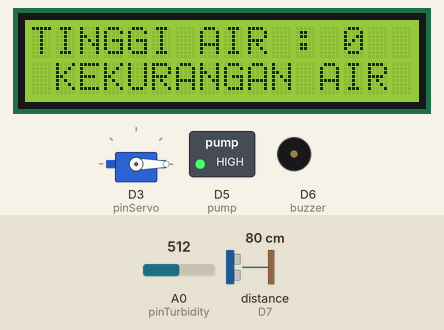
A sketch run on a simulated ESP8266 (NodeMCU). Shown: servo, 16×2 character LCD, switched loads named in the sketch (green lamp = pin HIGH), buzzer (waves = sounding, pin HIGH). Wiring (inferred from the names in the program): ultrasonic range finder: trigger D8; echo D7. Inputs (shaded band) come from the test bench; at power-on: A0 (pinTurbidity) = 512, distance to the obstacle (sensor on D7) 80 cm. The echo pulse lasts 58.3 µs per cm; WiFi joins after 1.5 s; servers stay silent unless stated; uploads are accepted with an empty reply; pins used as bus, display or sensor lines are not drawn; what the sketch prints to the serial monitor is not drawn.

Above: at 12.3 s.
12.4 s: A0 (pinTurbidity) set to 368
At 13.2 s:
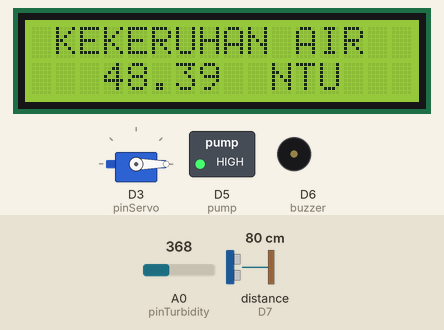
22.5 s: A0 (pinTurbidity) set to 344
At 27.1 s:
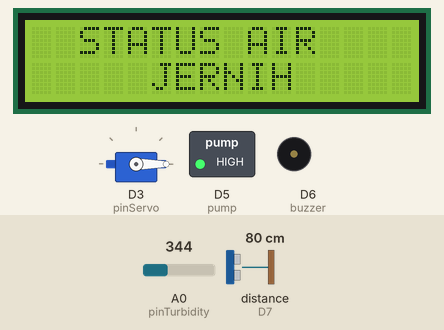
32.6 s: distance to the obstacle (sensor on D7) set to 2 cm
At 34.7 s:
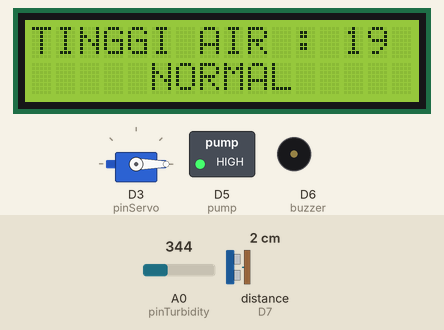
42.7 s: distance to the obstacle (sensor on D7) set to 4 cm
At 46.1 s:
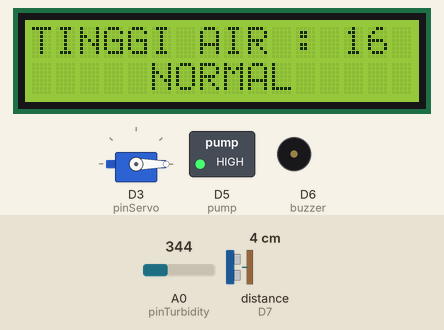
48.4 s: distance to the obstacle (sensor on D7) set to 9 cm
At 52.0 s:
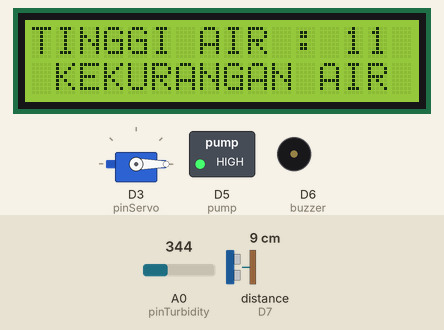
54.1 s: A0 (pinTurbidity) set to 306
At 59.0 s:
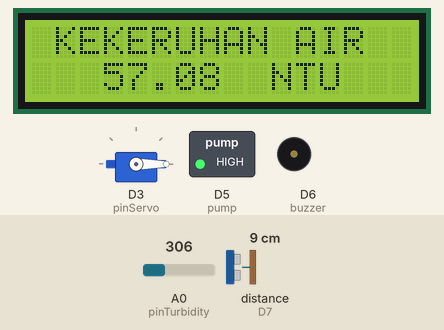
Timing chart, 0 to 60.5 s (numbered marks = the images above; inputs shaded):
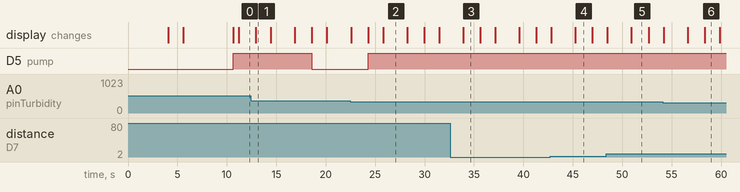

Measured:
- the behaviour switches between 357 and 356 on A0 (pinTurbidity) (found by bisection; images 1 and 2)
- after the input at 22.5 s, D5 (pump): goes on until 24.3 s, then stays HIGH
- after the input at 32.6 s, the display: changes after 1.3 s (image 3)
- after the input at 48.4 s, the display: first differs from a run without the input after 2.5 s (image 5)
- what the display in image 1 shows lasts 1.5 s, from 12.9 s to 14.4 s
- what the display in image 2 shows lasts 2.4 s, from 25.8 s to 28.2 s
- what the display in image 3 shows lasts 1.7 s, from 33.9 s to 35.6 s

The sketch:

aquarium.ino
```cpp
#include <Arduino.h>

// Wifi
#include <ESP8266WiFi.h>
#include <ESP8266WiFiMulti.h>
#include <ESP8266HTTPClient.h>

#define USE_SERIAL Serial
ESP8266WiFiMulti WiFiMulti;
WiFiClient client;
HTTPClient http;

//simple timer
#include <SimpleTimer.h>
SimpleTimer timerKuras;

//rtc
#include "RTClib.h"
RTC_DS3231 rtc;
char dataHari[7][12] = {"Minggu", "Senin", "Selasa", "Rabu", "Kamis", "Jumat", "Sabtu"};
String hari, waktu;
int tanggal, bulan, tahun;
String jam, menit, detik;

// lcd
#include <LiquidCrystal_I2C.h>
LiquidCrystal_I2C lcd(0x27, 16, 2);

// deklarasi pin Ultrasonik
#define airPinTrigger D8
#define airPinEcho D7

// servo
#include <Servo.h>
Servo servo;
#define pinServo D3

// turbidity
#define pinTurbidity A0
float voltage, kekeruhan;

// pump
#define pump D5
#define buzzer D6

#define relay_on LOW
#define relay_off HIGH

boolean flag = false, jadwal1 = false, jadwal2 = false, jadwal3 = false;;

// URL WEB IOT
String host = "http://aquarium.sewadomain.my.id/api";
String urlSimpan = host + "/sensor?kekeruhan=";
String urlGetSetting = host + "/setting";

String respon, jadwalPakan;

int tinggiAquarium = 20, tinggiAir = 0;

void setup() {
  // put your setup code here, to run once:
  Serial.begin(115200);   //Komunikasi baud rate
  USE_SERIAL.begin(115200);
  USE_SERIAL.setDebugOutput(false);

  for(uint8_t t = 4; t > 0; t--) {
      USE_SERIAL.printf("[SETUP] Tunggu %d...\n", t);
      USE_SERIAL.flush();
      delay(1000);
  }

  WiFi.mode(WIFI_STA);
  WiFiMulti.addAP("POCO X3 Pro", "87654321"); // Sesuaikan SSID dan password ini

  Serial.println();

  //  servo
  servo.attach(pinServo);
  servo.write(0);

  lcd.init();
  lcd.backlight();

  for (int u = 1; u <= 5; u++)
  {
    if ((WiFiMulti.run() == WL_CONNECTED))
    {
      USE_SERIAL.println("Internet Connected");
      USE_SERIAL.flush();

      lcd.setCursor(6, 0);
      lcd.print("WiFi");
      lcd.setCursor(2, 1);
      lcd.print("CONNECTED!!!");
      delay(1000);
    }
    else
    {
      Serial.println("No Internet Connected");

      lcd.setCursor(6, 0);
      lcd.print("WiFi");
      lcd.setCursor(0, 1);
      lcd.print("NOT CONNECTED");
      delay(1000);
    }
  }

  if (!rtc.begin()) {
    Serial.println("RTC Tidak Ditemukan");
    Serial.flush();
//    abort();
  }

  //Atur Waktu
  rtc.adjust(DateTime(F(__DATE__), F(__TIME__)));

  pinMode(airPinTrigger, OUTPUT);
  pinMode(airPinEcho, INPUT);
  pinMode(buzzer, OUTPUT);

  // water pump
  pinMode(pump, OUTPUT);
  digitalWrite(pump, relay_off);

  lcd.setCursor(4, 0);
  lcd.print("SMART");
  lcd.setCursor(5, 1);
  lcd.print("AQUARIUM");

  lcd.clear();
  delay(500);
}

void loop() {
  // baca tinggi air
  bacaTinggiAir();

  // jadwal pakan kontrol
  jadwalKontrol();

  // sensor turbidity
  bacaTurbidity();

  // kirim database
  kirimDatabase();

  Serial.println();
  delay(500);
}

void jadwalKontrol() {
  jadwalPakan = "OFF";

  // AMBIL DATA PAKAN
  if ((WiFiMulti.run() == WL_CONNECTED))
  {
    USE_SERIAL.print("[HTTP] Memulai...\n");

    http.begin(client, urlGetSetting );

    USE_SERIAL.print("[HTTP] Ambil data jadwalPakan di database ...\n");
    int httpCode = http.GET();

    if(httpCode > 0)
    {
      USE_SERIAL.printf("[HTTP] kode response GET : %d\n", httpCode);

      if (httpCode == HTTP_CODE_OK) // code 200
      {
        Serial.println();

        respon = http.getString();

        jadwalPakan = getValue(respon, '#', 0);

        USE_SERIAL.println("jadwalPakan : " + jadwalPakan);
        delay(200);

        if (jadwalPakan == "ON") {
          if (flag == false) {
            Serial.println("SERVO ON");
            handleServo();

            flag = true;
          }
        } else {
          Serial.println("SERVO OFF");
          servo.write(0);

          flag = false;
        }
      }
    }
    else
    {
      USE_SERIAL.printf("[HTTP] GET data gagal, error: %s\n", http.errorToString(httpCode).c_str());
    }
    http.end();
  } else {
    bacaWaktuRtc();
  }

  delay(500);
}

void handleServo() {
  Serial.println("Servo Open");

  for(int i=1; i <= 3; i++){
    digitalWrite(buzzer, HIGH);
    servo.write(90);
    delay(500);
    digitalWrite(buzzer, LOW);
    servo.write(0);
    delay(300);
  }
}

void bacaWaktuRtc() {
  DateTime now = rtc.now();
  hari    = dataHari[now.dayOfTheWeek()];
  tanggal = now.day(), DEC;
  bulan   = now.month(), DEC;
  tahun   = now.year(), DEC;
  jam     = now.hour(), DEC;
  menit   = now.minute(), DEC;
  detik   = now.second(), DEC;

  if (jam.length() == 1) {
    jam = "0" + jam;
  }
  if (menit.length() == 1) {
    menit = "0" + menit;
  }
  if (detik.length() == 1) {
    detik = "0" + detik;
  }

  waktu   = jam + ":" + menit;

  Serial.println(String() + hari + ", " + tanggal + "-" + bulan + "-" + tahun);
  Serial.println(waktu);
  Serial.println();

  // jadwal1
  if(waktu == "07:10"){
    if(jadwal1 == false){
      handleServo();
      Serial.println("SUKSES");
      jadwal1 = true;
    }
  } else {
    jadwal1 = false;
  }

  // jadwal2
  if(waktu == "12:10"){
    if(jadwal2 == false){
      handleServo();
      Serial.println("SUKSES");
      jadwal2 = true;
    }
  } else {
    jadwal2 = false;
  }

  // jadwal3
  if(waktu == "16:10"){
    if(jadwal3 == false){
      handleServo();
      Serial.println("SUKSES");
      jadwal3 = true;
    }
  } else {
    jadwal3 = false;
  }

  delay(500);
}

void bacaTinggiAir() {
  //  Inisialisasi variabel untuk pembacaan tinggi pakan
  long duration, jarak;
  digitalWrite(airPinTrigger, LOW);
  delayMicroseconds(2);
  digitalWrite(airPinTrigger, HIGH);
  delayMicroseconds(10);
  digitalWrite(airPinTrigger, LOW);
  duration = pulseIn(airPinEcho, HIGH);

  //  Rumus pembacaan jarak tinggi
  jarak = (duration / 2) / 29.1;

  tinggiAir = tinggiAquarium - jarak;

  if (tinggiAir < 0) {
    tinggiAir = 0;
  }

  Serial.print("Tinggi Air : ");
  Serial.println(tinggiAir);

  lcd.clear();

  lcd.setCursor(0, 0);
  lcd.print("TINGGI AIR : ");
  lcd.setCursor(13, 0);
  lcd.print(tinggiAir);

  if (tinggiAir < 15) {
    lcd.setCursor(1, 1);
    lcd.print("KEKURANGAN AIR");
  } else {
    lcd.setCursor(5, 1);
    lcd.print("NORMAL");
  }

  Serial.println();

  delay(1000);
}

void bacaTurbidity() {
  int sensorValue = analogRead(pinTurbidity);

  voltage = sensorValue * (3.3 / 1023.0); // Convert the analog reading (which goes from 0 - 1023) to a voltageage (0 - 5V):
  kekeruhan = 100.00 - (voltage / 2.3) * 100.00;

  if (kekeruhan < 0) {
    kekeruhan = 0;
  }

  Serial.print("Kekeruhan Air : ");
  Serial.print(kekeruhan);
  Serial.println(" NTU");

  lcd.clear();

  lcd.setCursor(1, 0);
  lcd.print("KEKERUHAN AIR");
  lcd.setCursor(3, 1);
  lcd.print(kekeruhan);
  lcd.setCursor(10,1);
  lcd.print("NTU");

  String statusAir = "";

  if (kekeruhan >= 20.00 && kekeruhan <= 50.00)
  {
    timerKuras.setInterval(10000);

    if (timerKuras.isReady()) { // jika sudah 10 detik
      digitalWrite(pump, relay_off);
      Serial.println("Pompa Air Berhenti");

      timerKuras.reset();
    } else { // jika belum 10 detik
      digitalWrite(pump, relay_on);
      Serial.println("Pompa Air Berjalan");
    }

    statusAir = "KERUH";
  }
  else
  {
    digitalWrite(pump, relay_off);
    Serial.println("Pompa Air Berhenti");

    statusAir = "JERNIH";
  }

  delay(1500);

  lcd.clear();

  lcd.setCursor(2, 0);
  lcd.print("STATUS AIR");
  lcd.setCursor(5, 1);
  lcd.print(statusAir);

  Serial.println();

  delay(1000);
}

void kirimDatabase() {
  // kirim data sensor
  if ((WiFiMulti.run() == WL_CONNECTED))
  {
    USE_SERIAL.print("[HTTP] Memulai...\n");

    http.begin(client, urlSimpan + (String) kekeruhan + "&tinggiAir=" + (String) tinggiAir);

    USE_SERIAL.print("[HTTP] Menyimpan data sensor ke database ...\n");
    int httpCode = http.GET();

    if(httpCode > 0)
    {
      USE_SERIAL.printf("[HTTP] kode response GET : %d\n", httpCode);

      if (httpCode == HTTP_CODE_OK)
      {
        respon = http.getString();
        USE_SERIAL.println("Respon : " + respon);
        delay(200);
      }
    }
    else
    {
      USE_SERIAL.printf("[HTTP] GET data gagal, error: %s\n", http.errorToString(httpCode).c_str());
    }
    http.end();
  }

  delay(500);
}

String getValue(String data, char separator, int index)
{
  int found = 0;
  int strIndex[] = {0, -1};
  int maxIndex = data.length()-1;

  for(int i=0; i <= maxIndex && found <= index; i++){
    if(data.charAt(i) == separator || i == maxIndex){
        found++;
        strIndex[0] = strIndex[1]+1;
        strIndex[1] = (i == maxIndex) ? i+1 : i;
    }
  }

  return found>index ? data.substring(strIndex[0], strIndex[1]) : "";
}
```
